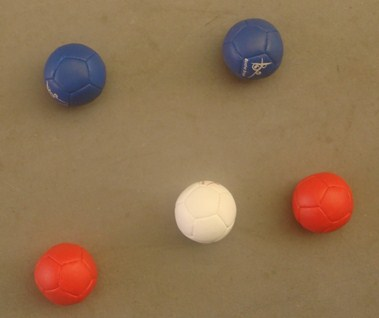
#> input picture assets/bocha.JPG, 379 x 318 px
$ python bocha.py
#> lines starting #> are read from the running program, lines starting #| are printed output that depends on the picture; after the words box and inside, x2 and y2 are one past the last pixel; in counts of white or black regions, pixels touching at a corner belong together
import cv2
import numpy as np

# Carregar a imagem
imagem = cv2.imread('../assets/bocha.JPG')
#> imagem is the input picture: shape (318, 379, 3); mean B, G, R 81.2, 114.3, 144

# Inicializar a flag para controlar as etapas de detecção de círculos
etapa_deteccao = 'threshold'

# Definir cores das bolas
cores_bolas = ['azul', 'vermelho', 'branca']

# Função para alternar a etapa de detecção de círculos
def alternar_etapa_deteccao():
    global etapa_deteccao
    if etapa_deteccao == 'threshold':
        etapa_deteccao = 'adicao'
    elif etapa_deteccao == 'adicao':
        etapa_deteccao = 'subtracao'
    elif etapa_deteccao == 'subtracao':
        etapa_deteccao = 'multiplicacao'
    elif etapa_deteccao == 'multiplicacao':
        etapa_deteccao = 'deteccao'
    elif etapa_deteccao == 'deteccao':
        etapa_deteccao = 'threshold'
    else:
        etapa_deteccao = 'threshold'

# Função para aplicar a etapa de processamento especificada
def aplicar_etapa_processamento(imagem, etapa):
#> called with etapa = 'threshold'
    if etapa == 'threshold':
        # Converter a imagem para tons de cinza
        imagem_cinza = cv2.cvtColor(imagem, cv2.COLOR_BGR2GRAY)
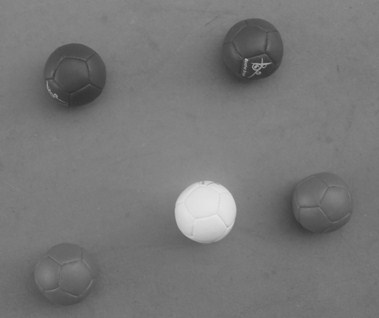
#> imagem_cinza: shape (318, 379); min 49, max 232, mean 119.4
        # Aplicar threshold para segmentar as bolas
        _, resultado = cv2.threshold(imagem_cinza, 200, 255, cv2.THRESH_BINARY)
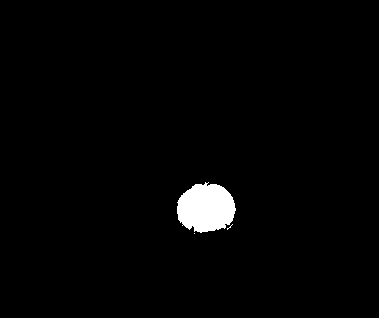
#> resultado: shape (318, 379); 1.9% white; 3 white regions (2 under 20 px), largest, box (x1, y1, x2, y2) and area: (177, 182, 236, 233) 2265
        return resultado
    elif etapa == 'adicao':
        return cv2.add(imagem, imagem)
    elif etapa == 'subtracao':
        return cv2.subtract(imagem, cv2.bitwise_not(imagem))
    elif etapa == 'multiplicacao':
        return cv2.multiply(imagem, cv2.bitwise_not(imagem))

# Função para detectar círculos na imagem de uma cor específica
def detectar_circulos_cor(imagem, cor):
    imagem_cinza = cv2.cvtColor(imagem, cv2.COLOR_BGR2GRAY)
    imagem_circulos = imagem.copy()
    limite_inferior = None
    limite_superior = None

    if cor == 'azul':
        limite_inferior = np.array([90, 50, 50])
        limite_superior = np.array([130, 255, 255])
    elif cor == 'vermelho':
        limite_inferior1 = np.array([0, 50, 50])
        limite_superior1 = np.array([10, 255, 255])
        limite_inferior2 = np.array([160, 50, 50])
        limite_superior2 = np.array([180, 255, 255])
        mascara1 = cv2.inRange(imagem, limite_inferior1, limite_superior1)
        mascara2 = cv2.inRange(imagem, limite_inferior2, limite_superior2)
        mascara = cv2.add(mascara1, mascara2)
    elif cor == 'branca':
        limite_inferior = np.array([200, 200, 200])
        limite_superior = np.array([255, 255, 255])

    if cor == 'vermelho':
        circulos = cv2.HoughCircles(mascara, cv2.HOUGH_GRADIENT, dp=1, minDist=20,
                                    param1=50, param2=30, minRadius=0, maxRadius=0)
    else:
        circulos = cv2.HoughCircles(imagem_cinza, cv2.HOUGH_GRADIENT, dp=1, minDist=20,
                                    param1=50, param2=30, minRadius=0, maxRadius=0)

    if circulos is not None:
        circulos = np.uint16(np.around(circulos))
        for i in circulos[0, :]:
            centro = (i[0], i[1])
            raio = i[2]
            cv2.circle(imagem_circulos, centro, raio, (0, 255, 0), 2)

    return imagem_circulos

while True:
    imagem_etapa = aplicar_etapa_processamento(imagem, etapa_deteccao)

    # Converter a imagem de efeito para BGR (3 canais) para concatenação
    if len(imagem_etapa.shape) == 2:
        imagem_etapa = cv2.cvtColor(imagem_etapa, cv2.COLOR_GRAY2BGR)

    imagem_concatenada = np.hstack((imagem, imagem_etapa))
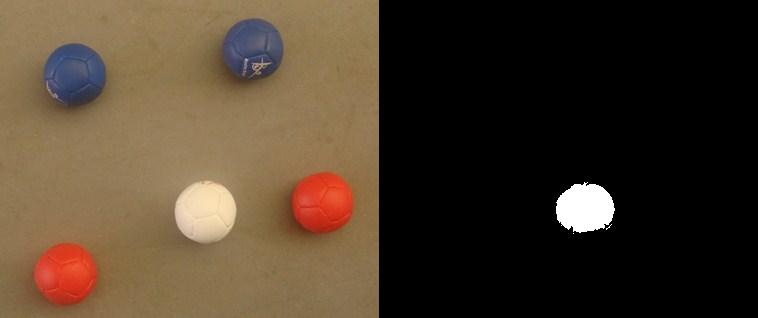
#> imagem_concatenada: shape (318, 758, 3); mean B, G, R 43, 59.6, 74.4

    cv2.imshow('Efeito e Etapa Atual', imagem_concatenada)

    # Aguardar pela tecla ENTER
    tecla = cv2.waitKey(0)
#> (key Esc is pressed here)
    if tecla == 13:  # Código da tecla ENTER
        alternar_etapa_deteccao()
    elif tecla == 27:  # Código da tecla ESC para sair
        break

# Mostrar etapas de detecção das cores uma de cada vez
for cor in cores_bolas:
    imagem_etapa = aplicar_etapa_processamento(imagem, 'threshold')
#> (the run stopped early here; a loop or call above may not have finished)
